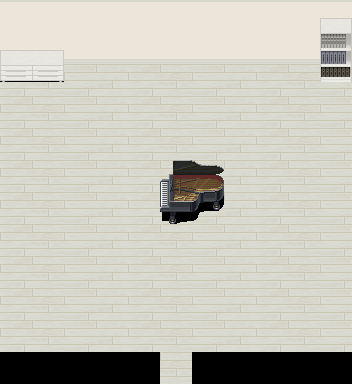

The image is a tile-based game level rendered from a .tmx file. Its description and complete source (layers, tilesets, objects, tile grids) follow:
An orthogonal 11x12 tile map with 32x32 px tiles, 3 tile layers (layer1, layer2, layer3), 3 tilesets.

<map version="1.9" tiledversion="1.9.2" orientation="orthogonal" renderorder="right-down" width="11" height="12" tilewidth="32" tileheight="32" infinite="0" nextlayerid="6" nextobjectid="1">
 <tileset firstgid="1" source="res/add_more.tsx" />
 <tileset firstgid="513" source="res/room-01-udw3.tsx" />
 <tileset firstgid="697" source="res/room-01-udx.tsx" />
 <layer id="1" name="layer1" width="11" height="12">
  <data encoding="csv">
701,701,701,701,701,701,701,701,701,701,701,
701,701,701,701,701,701,701,701,701,701,701,
513,514,515,516,513,514,515,516,513,514,515,
513,514,515,516,513,514,515,516,513,514,515,
513,514,515,516,513,514,515,516,513,514,515,
513,514,515,516,513,514,515,516,513,514,515,
513,514,515,516,513,514,515,516,513,514,515,
513,514,515,516,513,514,515,516,513,514,515,
513,514,515,516,513,514,515,516,513,514,515,
513,514,515,516,513,514,515,516,513,514,515,
513,514,515,516,513,514,515,516,513,514,515,
28,28,28,28,28,514,28,28,28,28,28
</data>
 </layer>
 <layer id="4" name="layer2" width="11" height="12">
  <data encoding="csv">
521,521,521,521,521,521,521,521,521,521,521,
529,529,529,529,529,529,529,529,529,529,529,
0,0,0,0,0,0,0,0,0,0,0,
0,0,0,0,0,0,0,0,0,0,0,
0,0,0,0,0,0,0,0,0,0,0,
0,0,0,0,0,0,0,0,0,0,0,
0,0,0,0,0,0,0,0,0,0,0,
0,0,0,0,0,0,0,0,0,0,0,
0,0,0,0,0,0,0,0,0,0,0,
0,0,0,0,0,0,0,0,0,0,0,
0,0,0,0,0,0,0,0,0,0,0,
0,0,0,0,0,0,0,0,0,0,0
</data>
 </layer>
 <layer id="5" name="layer3" width="11" height="12">
  <data encoding="csv">
0,0,0,0,0,0,0,0,0,75,1792,
1802,1803,0,0,0,0,0,0,0,75,1800,
1810,1811,0,0,0,0,0,0,0,75,1808,
0,0,0,0,0,0,0,0,0,0,0,
0,0,0,0,0,0,0,0,0,0,0,
0,0,0,0,0,1605,1606,0,0,0,0,
0,0,0,0,0,1613,1614,0,0,0,0,
0,0,0,0,0,0,0,0,0,0,0,
0,0,0,0,0,0,0,0,0,0,0,
0,0,0,0,0,0,0,0,0,0,0,
0,0,0,0,0,0,0,0,0,0,0,
0,0,0,0,0,0,0,0,0,0,0
</data>
 </layer>
</map>
